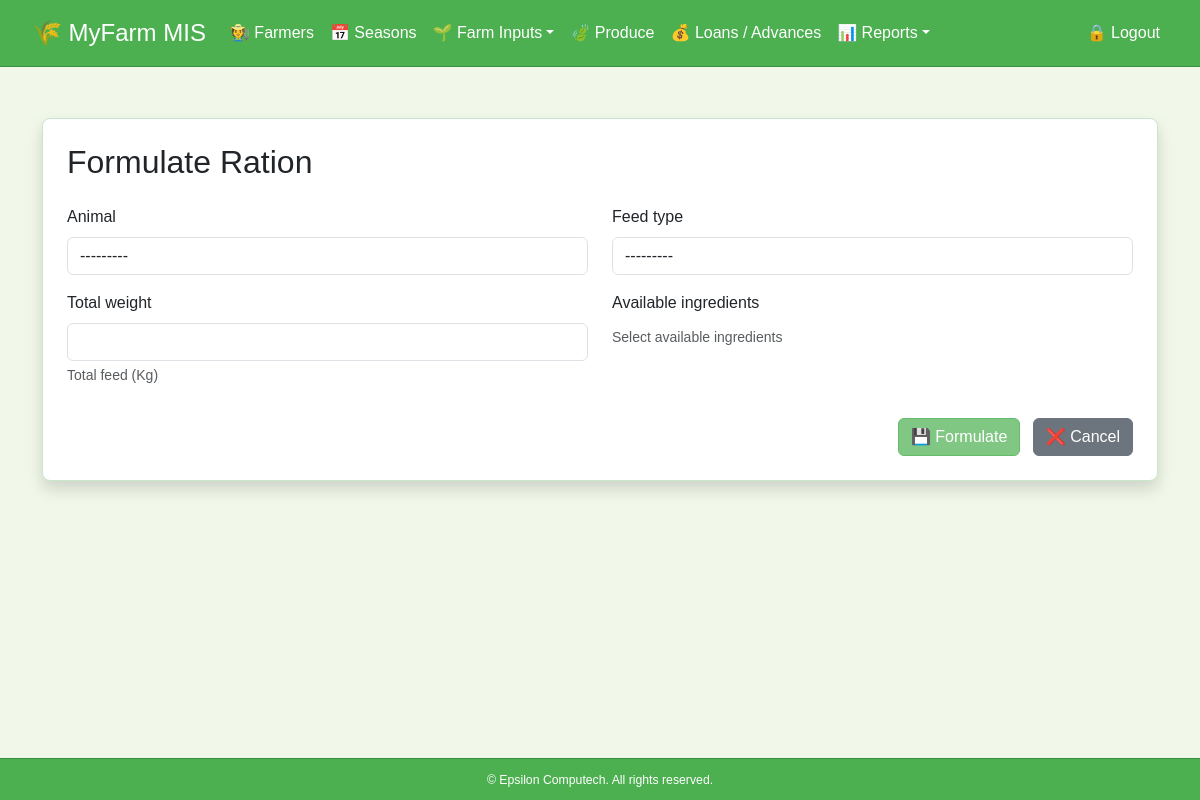
The app's page /ration/create/ (signed in), older data.
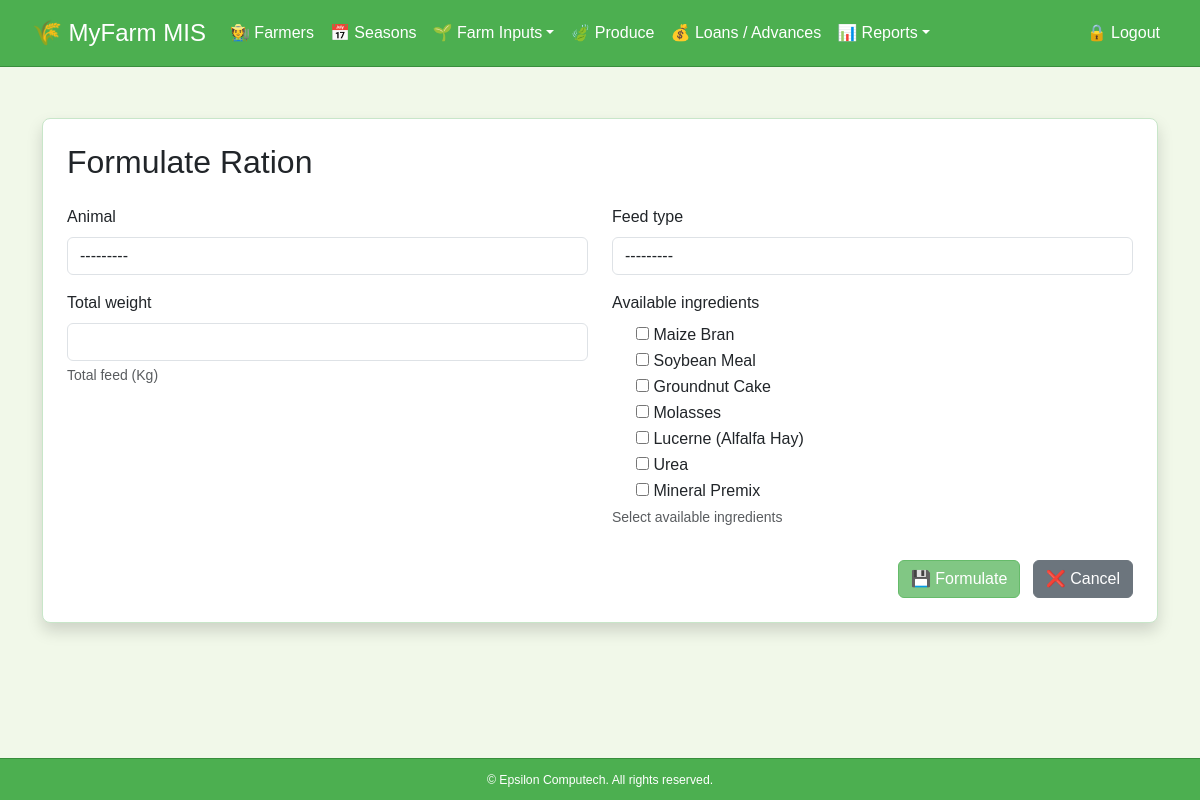
The same page, newer data.
### rationapp/models.py (models this page shows)
class Ingredient(models.Model):
    name = models.CharField(max_length=100)
    cost_per_kg = models.FloatField()
    protein = models.FloatField(help_text="Crude protein (%)")
    energy = models.FloatField(help_text="Energy (Kcal/kg)")
    calcium = models.FloatField(null=True, blank=True)
    phosphorus = models.FloatField(null=True, blank=True)
    fiber = models.FloatField(null=True, blank=True)
    lysine = models.FloatField(null=True, blank=True)
    methionine = models.FloatField(null=True, blank=True)
    min_inclusion = models.FloatField(default=0, help_text="Minimum inclusion rate (%)")
    max_inclusion = models.FloatField(default=100, help_text="Maximum inclusion rate (%)")
    def __str__(self):
        return self.name

### rationapp/views.py (the view)
# urls.py: path('create/', views.create_ration, name='create_ration'),
@login_required
def create_ration(request):
    initial = {}
    animal_param = request.GET.get("animal")
    if animal_param:
        try:
            initial["animal"] = int(animal_param)  # preselect animal if passed in GET
        except ValueError:
            pass
    if request.method == "POST":
        form = RationFormulationForm(request.POST)  # <-- remove animal_type_id!
        if form.is_valid():
            total_weight = form.cleaned_data["total_weight"]
            ingredient_ids = [i.id for i in form.cleaned_data.get("available_ingredients")] if form.cleaned_data.get("available_ingredients") else None
            lp_result = formulate_ration(
                nutrient_reqs={
                    "protein": form.cleaned_data.get("protein_req"),
                    "energy": form.cleaned_data.get("energy_req"),
                    "calcium": form.cleaned_data.get("calcium_req"),
                    "phosphorus": form.cleaned_data.get("phosphorus_req"),
                    "fiber": form.cleaned_data.get("fiber_req"),
                    "lysine": form.cleaned_data.get("lysine_req"),
                    "methionine": form.cleaned_data.get("methionine_req"),
                },
                ingredient_ids=ingredient_ids,
                total_weight=total_weight
            )
            if lp_result["status"] == "Optimal":
                ration = RationFormulation.objects.create(
                    user=request.user,
                    animal=form.cleaned_data["animal"],   # correct field
                    feed_type=form.cleaned_data["feed_type"],
                    total_weight=total_weight,
                    total_cost=lp_result["total_cost"],
                )
                for ing_name, kg in lp_result["solution"].items():
                    if kg > 0:
                        ing = Ingredient.objects.get(name=ing_name)
                        RationIngredient.objects.create(
                            formulation=ration,
                            ingredient=ing,
                            amount_kg=kg
                        )
                messages.success(request, "Ration formulated and saved successfully.")
                return redirect("ration_detail", ration_id=ration.id)
            else:
                messages.error(request, f"Formulation failed: {lp_result.get('details')}")
    else:
        form = RationFormulationForm(initial=initial)  # <-- also remove animal_type_id
    return render(request, "create_ration.html", {"form": form})

### rationapp/forms.py
class RationFormulationForm(forms.ModelForm):
    available_ingredients = forms.ModelMultipleChoiceField(
        queryset=Ingredient.objects.all(),
        required=False,
        widget=forms.CheckboxSelectMultiple,
        help_text="Select available ingredients"
    )
    class Meta:
        model = RationFormulation
        fields = ['animal', 'feed_type', 'total_weight', 'available_ingredients']
    def __init__(self, *args, **kwargs):
        super().__init__(*args, **kwargs)
        for name, field in self.fields.items():
            field.is_checkbox = isinstance(field.widget, forms.CheckboxSelectMultiple)

### farmers/context_processors.py (called while the page is built)
def season_context(request):
    season_id = request.GET.get("season")
    selected_season = None
    if season_id:
        selected_season = Season.objects.filter(id=season_id).first()
    if not selected_season:
        selected_season = Season.objects.order_by('-year').first()
    seasons = Season.objects.order_by('-year')
    return {
        "seasons": seasons,
        "selected_season": selected_season
    }

### rationapp/models.py (called while the page is built)
    def __str__(self):
        return self.name

    def __str__(self):
        return f"{self.name} ({self.animal.name})"

### rationapp/templates/create_ration.html (shortened to what this page needs)
{% extends "base.html" %}
{% load widget_tweaks %}
{% block content %}
<div class="card shadow p-4 mt-4">
    <h2 class="mb-4">Formulate Ration</h2>
    <form method="post">
        <div class="row">
            {% for field in form %}
                <div class="mb-3 col-md-6">
                    <label for="{{ field.id_for_label }}" class="form-label">{{ field.label }}</label>
                    {% if field.field.is_checkbox %}
                        {% for checkbox in field %}
                            <div class="form-check">
                                {{ checkbox.tag }}
                                <label class="form-check-label" for="{{ checkbox.id_for_label }}">
                                    {{ checkbox.choice_label }}
                                </label>
                            </div>
                        {% endfor %}
                    {% else %}
                        {{ field|add_class:"form-control" }}
                    {% endif %}
                    {% if field.help_text %}
                        <div class="form-text">{{ field.help_text }}</div>
                    {% endif %}
                </div>
            {% endfor %}
        </div>
        <div class="mt-3 text-end">
            <button type="submit" class="btn btn-success me-2">💾 Formulate</button>
            <a href="{% url 'saved_rations' %}" class="btn btn-secondary">❌ Cancel</a>
        </div>
    </form>
</div>
{% endblock %}

Row changes from the older to the newer data that the page shows:
added Ingredient: choice_label "Maize Bran"
added Ingredient: choice_label "Soybean Meal"
added Ingredient: choice_label "Groundnut Cake"
added Ingredient: choice_label "Molasses"
added Ingredient: choice_label "Lucerne (Alfalfa Hay)"
added Ingredient: choice_label "Urea"
added Ingredient: choice_label "Mineral Premix"
